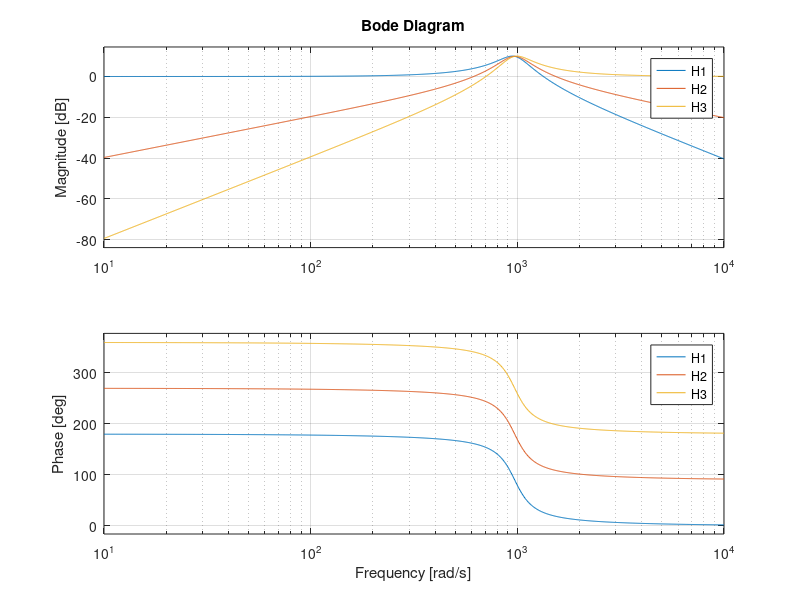
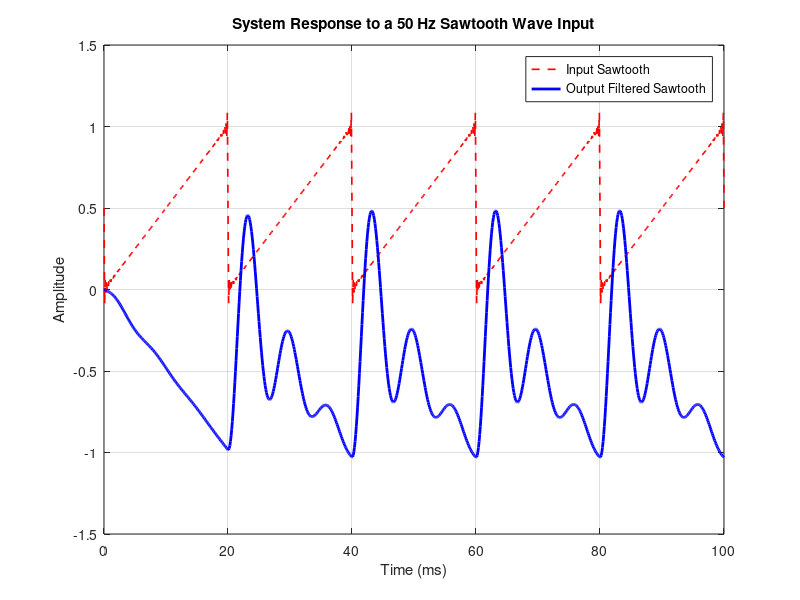

Write MATLAB code to recreate these figures, in order.
R = 1
G = 1
C = 1.03e-3
R23 = 0.32

s = tf('s');
H1 = (G/(R*C*s))^2*-1*s^2/(s^2+(R23*(G/(R*C)))*s + G^2/(R^2*C^2))
H2 = (G/(R*C*s))*-1*s^2/(s^2+(R23*(G/(R*C)))*s + G^2/(R^2*C^2))
H3 = -1*s^2/(s^2+(R23*(G/(R*C)))*s + G^2/(R^2*C^2))
%{
figure("Name","Pole-zero plot H1")
h1 = iopzplot(H1);
legend('H1');
figure("Name","Pole-zero plot H2")
h2 = iopzplot(H2);
legend('H2');
figure("Name","Pole-zero plot H3")
h3 = iopzplot(H3);
legend('H3');

figure("Name","Impulse response")
impulse(H1, H2, H3);
grid on;
legend('H1', 'H2', 'H3');
%}
figure("Name","Bode")
bode(H1, H2, H3);
grid on;
legend('H1', 'H2', 'H3');



% Time parameters
f0 = 50;                       % Fundamental frequency 
T0 = 1 / f0;                   % Period 
fs = 10000;                    % High sampling frequency to get smooth curve
t = 0:(1/fs):5*T0;

% Fourier series of the saw tooth wave
w0 = 2 * pi * f0;
N = 100;
x = 0.5 * ones(size(t));       % shift signal up to 0 to 1 v

for n = 1:N
    x = x - (1 / (n * pi)) * sin(n * w0 * t);
end

% Simulation 
y = lsim(H1, x, t);            %Simulates timerespones from H1 with x signal

% --- 5. Plotting ---
figure('Color', 'w');
plot(t * 1000, x, 'r--', 'LineWidth', 1.2); hold on;
plot(t * 1000, y, 'b-', 'LineWidth', 2);
grid on;
xlabel('Time (ms)');
ylabel('Amplitude');
title('System Response to a 50 Hz Sawtooth Wave Input');
legend('Input Sawtooth', 'Output Filtered Sawtooth');
